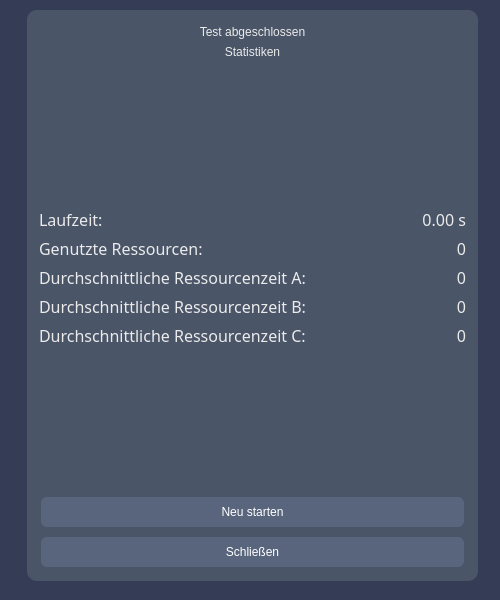
<?xml version="1.0" encoding="UTF-8"?>
<ui version="4.0">
 <class>SummaryDialog</class>
 <widget class="QDialog" name="SummaryDialog">
  <property name="geometry">
   <rect>
    <x>0</x>
    <y>0</y>
    <width>500</width>
    <height>600</height>
   </rect>
  </property>
  <property name="windowTitle">
   <string>Deadlock Algorithm Simulation</string>
  </property>
  <property name="windowIcon">
   <iconset resource="../resources.qrc">
    <normaloff>:/resources/Icon_White.png</normaloff>:/resources/Icon_White.png</iconset>
  </property>
  <property name="styleSheet">
   <string notr="true">background-color: rgb(52, 61, 85);</string>
  </property>
  <widget class="QGroupBox" name="groupBox">
   <property name="geometry">
    <rect>
     <x>27</x>
     <y>10</y>
     <width>451</width>
     <height>571</height>
    </rect>
   </property>
   <property name="styleSheet">
    <string notr="true">background-color: rgb(74, 85, 104);
border-radius: 10px;</string>
   </property>
   <layout class="QVBoxLayout" name="verticalLayout">
    <item>
     <widget class="QLabel" name="label">
      <property name="styleSheet">
       <string notr="true">color: rgb(235, 235, 235);
font: 18pt &quot;Futura Hv BT&quot;;
background-color: none;</string>
      </property>
      <property name="text">
       <string>Test abgeschlossen</string>
      </property>
      <property name="alignment">
       <set>Qt::AlignCenter</set>
      </property>
     </widget>
    </item>
    <item>
     <widget class="QLabel" name="statistics_label">
      <property name="styleSheet">
       <string notr="true">color: rgb(235, 235, 235);
font: 14pt &quot;Futura Hv BT&quot;;
background-color: none;</string>
      </property>
      <property name="text">
       <string>Statistiken</string>
      </property>
      <property name="alignment">
       <set>Qt::AlignCenter</set>
      </property>
     </widget>
    </item>
    <item>
     <spacer name="verticalSpacer">
      <property name="orientation">
       <enum>Qt::Vertical</enum>
      </property>
      <property name="sizeHint" stdset="0">
       <size>
        <width>20</width>
        <height>40</height>
       </size>
      </property>
     </spacer>
    </item>
    <item>
     <layout class="QGridLayout" name="gridLayout">
      <item row="0" column="0">
       <widget class="QLabel" name="resources_5">
        <property name="font">
         <font>
          <family>Futura Bk BT</family>
          <pointsize>12</pointsize>
          <weight>50</weight>
          <italic>false</italic>
          <bold>false</bold>
         </font>
        </property>
        <property name="styleSheet">
         <string notr="true">color: rgb(235, 235, 235);
font: 12pt &quot;Futura Bk BT&quot;;
background-color: none;</string>
        </property>
        <property name="text">
         <string>Laufzeit:</string>
        </property>
        <property name="alignment">
         <set>Qt::AlignLeading|Qt::AlignLeft|Qt::AlignVCenter</set>
        </property>
       </widget>
      </item>
      <item row="0" column="1">
       <widget class="QLabel" name="end_runtime_label">
        <property name="font">
         <font>
          <family>Futura Bk BT</family>
          <pointsize>12</pointsize>
          <weight>50</weight>
          <italic>false</italic>
          <bold>false</bold>
         </font>
        </property>
        <property name="styleSheet">
         <string notr="true">color: rgb(235, 235, 235);
font: 12pt &quot;Futura Bk BT&quot;;
background-color: none;</string>
        </property>
        <property name="text">
         <string>0.00 s</string>
        </property>
        <property name="alignment">
         <set>Qt::AlignRight|Qt::AlignTrailing|Qt::AlignVCenter</set>
        </property>
       </widget>
      </item>
      <item row="1" column="0">
       <widget class="QLabel" name="resources">
        <property name="font">
         <font>
          <family>Futura Bk BT</family>
          <pointsize>12</pointsize>
          <weight>50</weight>
          <italic>false</italic>
          <bold>false</bold>
         </font>
        </property>
        <property name="styleSheet">
         <string notr="true">color: rgb(235, 235, 235);
font: 12pt &quot;Futura Bk BT&quot;;
background-color: none;</string>
        </property>
        <property name="text">
         <string>Genutzte Ressourcen:</string>
        </property>
        <property name="alignment">
         <set>Qt::AlignLeading|Qt::AlignLeft|Qt::AlignVCenter</set>
        </property>
       </widget>
      </item>
      <item row="1" column="1">
       <widget class="QLabel" name="end_resources_label">
        <property name="font">
         <font>
          <family>Futura Bk BT</family>
          <pointsize>12</pointsize>
          <weight>50</weight>
          <italic>false</italic>
          <bold>false</bold>
         </font>
        </property>
        <property name="styleSheet">
         <string notr="true">color: rgb(235, 235, 235);
font: 12pt &quot;Futura Bk BT&quot;;
background-color: none;</string>
        </property>
        <property name="text">
         <string>0</string>
        </property>
        <property name="alignment">
         <set>Qt::AlignRight|Qt::AlignTrailing|Qt::AlignVCenter</set>
        </property>
       </widget>
      </item>
      <item row="2" column="0">
       <widget class="QLabel" name="avg_A_label">
        <property name="font">
         <font>
          <family>Futura Bk BT</family>
          <pointsize>12</pointsize>
          <weight>50</weight>
          <italic>false</italic>
          <bold>false</bold>
         </font>
        </property>
        <property name="styleSheet">
         <string notr="true">color: rgb(235, 235, 235);
font: 12pt &quot;Futura Bk BT&quot;;
background-color: none;</string>
        </property>
        <property name="text">
         <string>Durchschnittliche Ressourcenzeit A: </string>
        </property>
        <property name="alignment">
         <set>Qt::AlignLeading|Qt::AlignLeft|Qt::AlignVCenter</set>
        </property>
       </widget>
      </item>
      <item row="2" column="1">
       <widget class="QLabel" name="avg_A_value_label">
        <property name="font">
         <font>
          <family>Futura Bk BT</family>
          <pointsize>12</pointsize>
          <weight>50</weight>
          <italic>false</italic>
          <bold>false</bold>
         </font>
        </property>
        <property name="styleSheet">
         <string notr="true">color: rgb(235, 235, 235);
font: 12pt &quot;Futura Bk BT&quot;;
background-color: none;</string>
        </property>
        <property name="text">
         <string>0</string>
        </property>
        <property name="alignment">
         <set>Qt::AlignRight|Qt::AlignTrailing|Qt::AlignVCenter</set>
        </property>
       </widget>
      </item>
      <item row="3" column="0">
       <widget class="QLabel" name="avg_B_label">
        <property name="font">
         <font>
          <family>Futura Bk BT</family>
          <pointsize>12</pointsize>
          <weight>50</weight>
          <italic>false</italic>
          <bold>false</bold>
         </font>
        </property>
        <property name="styleSheet">
         <string notr="true">color: rgb(235, 235, 235);
font: 12pt &quot;Futura Bk BT&quot;;
background-color: none;</string>
        </property>
        <property name="text">
         <string>Durchschnittliche Ressourcenzeit B:</string>
        </property>
        <property name="alignment">
         <set>Qt::AlignLeading|Qt::AlignLeft|Qt::AlignVCenter</set>
        </property>
       </widget>
      </item>
      <item row="3" column="1">
       <widget class="QLabel" name="avg_B_value_label">
        <property name="font">
         <font>
          <family>Futura Bk BT</family>
          <pointsize>12</pointsize>
          <weight>50</weight>
          <italic>false</italic>
          <bold>false</bold>
         </font>
        </property>
        <property name="styleSheet">
         <string notr="true">color: rgb(235, 235, 235);
font: 12pt &quot;Futura Bk BT&quot;;
background-color: none;</string>
        </property>
        <property name="text">
         <string>0</string>
        </property>
        <property name="alignment">
         <set>Qt::AlignRight|Qt::AlignTrailing|Qt::AlignVCenter</set>
        </property>
       </widget>
      </item>
      <item row="4" column="0">
       <widget class="QLabel" name="avg_C_label">
        <property name="font">
         <font>
          <family>Futura Bk BT</family>
          <pointsize>12</pointsize>
          <weight>50</weight>
          <italic>false</italic>
          <bold>false</bold>
         </font>
        </property>
        <property name="styleSheet">
         <string notr="true">color: rgb(235, 235, 235);
font: 12pt &quot;Futura Bk BT&quot;;
background-color: none;</string>
        </property>
        <property name="text">
         <string>Durchschnittliche Ressourcenzeit C:</string>
        </property>
        <property name="alignment">
         <set>Qt::AlignLeading|Qt::AlignLeft|Qt::AlignVCenter</set>
        </property>
       </widget>
      </item>
      <item row="4" column="1">
       <widget class="QLabel" name="avg_C_value_label">
        <property name="font">
         <font>
          <family>Futura Bk BT</family>
          <pointsize>12</pointsize>
          <weight>50</weight>
          <italic>false</italic>
          <bold>false</bold>
         </font>
        </property>
        <property name="styleSheet">
         <string notr="true">color: rgb(235, 235, 235);
font: 12pt &quot;Futura Bk BT&quot;;
background-color: none;</string>
        </property>
        <property name="text">
         <string>0</string>
        </property>
        <property name="alignment">
         <set>Qt::AlignRight|Qt::AlignTrailing|Qt::AlignVCenter</set>
        </property>
       </widget>
      </item>
     </layout>
    </item>
    <item>
     <spacer name="verticalSpacer_2">
      <property name="orientation">
       <enum>Qt::Vertical</enum>
      </property>
      <property name="sizeHint" stdset="0">
       <size>
        <width>20</width>
        <height>40</height>
       </size>
      </property>
     </spacer>
    </item>
    <item>
     <widget class="QPushButton" name="restart_pushButton">
      <property name="styleSheet">
       <string notr="true">/* Buttons */
QPushButton {
    background-color: #58657c;
    border: none;
    border-radius: 6px;
    color: #ffffff;
    padding: 8px 16px;
    font: bold 14pt &quot;MS Shell Dlg 2&quot;;
    margin: 2px;
    
    /* Schatten-Effekt */
    box-shadow: 0 4px 6px rgba(0, 0, 0, 0.1);
}

QPushButton:hover {
    background-color: #5a6578;
}

QPushButton:pressed {
    background-color: #3a4558;
}
QPushButton::!enabled {
    border-radius: 5px;
	background-color: rgb(43, 48, 63);
	font: 18pt &quot;Futura Hv BT&quot;;
	color: rgb(217, 217, 217);
}
</string>
      </property>
      <property name="text">
       <string>Neu starten</string>
      </property>
     </widget>
    </item>
    <item>
     <widget class="QPushButton" name="end_pushButton">
      <property name="styleSheet">
       <string notr="true">/* Buttons */
QPushButton {
    background-color: #58657c;
    border: none;
    border-radius: 6px;
    color: #ffffff;
    padding: 8px 16px;
    font: bold 14pt &quot;MS Shell Dlg 2&quot;;
    margin: 2px;
    
    /* Schatten-Effekt */
    box-shadow: 0 4px 6px rgba(0, 0, 0, 0.1);
}

QPushButton:hover {
    background-color: #5a6578;
}

QPushButton:pressed {
    background-color: #3a4558;
}
QPushButton::!enabled {
    border-radius: 5px;
	background-color: rgb(43, 48, 63);
	font: 18pt &quot;Futura Hv BT&quot;;
	color: rgb(217, 217, 217);
}
</string>
      </property>
      <property name="text">
       <string>Schließen</string>
      </property>
     </widget>
    </item>
   </layout>
  </widget>
 </widget>
 <resources>
  <include location="../resources.qrc"/>
 </resources>
 <connections/>
</ui>
